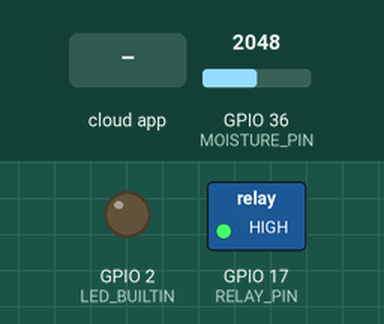
The program below on a simulated ESP32. On the bench: switched loads named in the program (green lamp = pin HIGH), output pins drawn as LEDs (lit = HIGH). The test bench sets the inputs (shaded band); at power-on: GPIO 36 (MOISTURE_PIN) = 2048. WiFi joins after 1.5 s; servers stay silent unless stated; the local clock reads 2024-03-15 10:24:30 at power-on unless the program sets it; the Firebase database answers and starts empty; web services answer with replies made up by the test bench; what the program prints to the serial monitor is not drawn.

Above: at 3.0 s.
3.1 s: GPIO 36 (MOISTURE_PIN) set to 545
7.8 s: GPIO 36 (MOISTURE_PIN) set to 480
At 9.6 s:
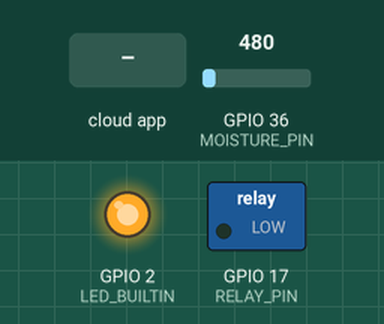
10.2 s: the phone or cloud app sets autoOnOff to 0
13.1 s: the phone or cloud app sets isOn to 0
At 15.8 s:
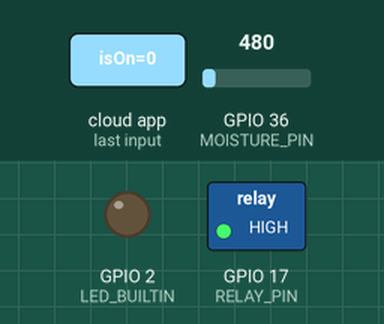
16.1 s: the phone or cloud app sets isOn to 1
At 18.4 s:
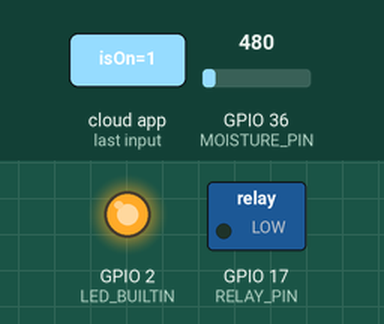
Timing chart, 0 to 19.9 s (numbered marks = the images above; inputs shaded):
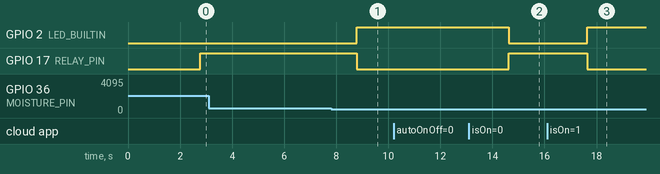

The program:

main.cpp
```cpp
#include <Arduino.h>
#if defined(ESP32)
#include <WiFi.h>
#elif defined(ESP8266)
#include <ESP8266WiFi.h>
#endif
#include <Firebase_ESP_Client.h>
#include <HTTPClient.h>

#include "addons/TokenHelper.h"
#include "addons/RTDBHelper.h"

#define WIFI_SSID "Rabin"
#define WIFI_PASSWORD "12345678"

#define API_KEY "AIzaSyCITbn7Mh9QPGlKQEE16SSBHP8ad9bzOAQ"

#define DATABASE_URL "https://soil-d5d51-default-rtdb.firebaseio.com"

FirebaseData fbdo;
FirebaseData motorfbdo;

FirebaseAuth auth;
FirebaseConfig config;

unsigned long sendDataPrevMillis = 0;
int count = 0;
bool signupOK = false;
bool isMotorOn = false;
bool autoMotorOnOff = false;
int soilMoistureValue = 0;

#define RELAY_PIN 17    // GPIO17
#define MOISTURE_PIN 36 // GPIO04 (ADC0)
#define thresholdValue 500

void setMotor(bool isOn)
{
  isMotorOn = isOn;
  if (Firebase.ready() && signupOK)
  {
    if (Firebase.RTDB.setBool(&fbdo, "motor/isOn", isOn))
    {
      Serial.println("PASSED");
      Serial.println("PATH: " + fbdo.dataPath());
      Serial.println("TYPE: " + fbdo.dataType());
    }
    else
    {
      Serial.println("FAILED");
      Serial.println("REASON: " + fbdo.errorReason());
    }
  }
}

void setAutoMotorOnOff(bool isOn)
{
  autoMotorOnOff = isOn;
  if (Firebase.ready() && signupOK)
  {
    if (Firebase.RTDB.setBool(&fbdo, "motor/autoOnOff", isOn))
    {
      Serial.println("PASSED");
      Serial.println("PATH: " + fbdo.dataPath());
      Serial.println("TYPE: " + fbdo.dataType());
    }
    else
    {
      Serial.println("FAILED");
      Serial.println("REASON: " + fbdo.errorReason());
    }
  }
}

void setCurrentMoistureValue(int value)
{
  soilMoistureValue = value;
  if (Firebase.ready() && signupOK)
  {
    if (Firebase.RTDB.setInt(&fbdo, "soilMoisture/currentValue", value))
    {
      Serial.println("PASSED");
      Serial.println("PATH: " + fbdo.dataPath());
      Serial.println("TYPE: " + fbdo.dataType());
    }
    else
    {
      Serial.println("FAILED");
      Serial.println("REASON: " + fbdo.errorReason());
    }
  }
}

String callAPI(const String &url)
{
  if (WiFi.status() == WL_CONNECTED)
  {
    HTTPClient http;
    http.begin(url);

    int httpResponseCode = http.GET();

    if (httpResponseCode > 0)
    {
      Serial.print("HTTP Response code: ");
      Serial.println(httpResponseCode);
      String payload = http.getString();
      Serial.println(payload);
      return payload;
    }
    else
    {
      Serial.print("Error code: ");
      Serial.println(httpResponseCode);
      return "Something went wrong";
    }

    http.end();
  }
  else
  {
    Serial.println("WiFi Disconnected");
    return "WiFi Disconnected";
  }
}

String getDate()
{
  return callAPI("http://worldtimeapi.org/api/timezone/Asia/Kathmandu");
}

void setMoistureDataWithDateAndTimeAsJson(int value)
{
  if (Firebase.ready() && signupOK)
  {
    FirebaseJson json;
    json.add("value", value);
    json.add("datetime", getDate());
    if (Firebase.RTDB.pushJSON(&fbdo, "soilMoisture/wholeData", &json))
    {
      Serial.println("PASSED");
      Serial.println("PATH: " + fbdo.dataPath());
      Serial.println("TYPE: " + fbdo.dataType());
    }
    else
    {
      Serial.println("FAILED");
      Serial.println("REASON: " + fbdo.errorReason());
    }
  }
}

void readData()
{
  if (Firebase.RTDB.getBool(&motorfbdo, "motor/autoOnOff"))
  {
    if (motorfbdo.boolData())
    {
      Serial.println(motorfbdo.boolData());
      autoMotorOnOff = motorfbdo.boolData();
    }
    else
    {
      autoMotorOnOff = false;
    }
  }

  if (Firebase.RTDB.getBool(&fbdo, "motor/isOn"))
  {
    if (fbdo.boolData())
    {
      Serial.println("true");
      isMotorOn = fbdo.boolData();
    }
    else
    {
      Serial.println("false");
      isMotorOn = false;
    }
  }
  else
  {
    isMotorOn = false;
    Serial.println("FAILED");
    Serial.println("REASON: " + fbdo.errorReason());
  }
  int value = analogRead(MOISTURE_PIN);
  long int moistureSensorValue = value;
  Serial.println("Moisture Sensor Value: " + String(moistureSensorValue));
  setCurrentMoistureValue(moistureSensorValue);
  setMoistureDataWithDateAndTimeAsJson(moistureSensorValue);
}

void connectToWiFi()
{
  Serial.begin(115200);
  WiFi.begin(WIFI_SSID, WIFI_PASSWORD);
  Serial.print("Connecting to Wi-Fi");
  while (WiFi.status() != WL_CONNECTED)
  {
    Serial.print(".");
    delay(300);
  }
  Serial.println();
  Serial.print("Connected with IP: ");
  Serial.println(WiFi.localIP());
  Serial.println();
}

void setupFirebase()
{
  config.api_key = API_KEY;
  config.database_url = DATABASE_URL;

  if (Firebase.signUp(&config, &auth, "", ""))
  {
    Serial.println("ok");
    signupOK = true;
  }
  else
  {
    Serial.printf("%s\n", config.signer.signupError.message.c_str());
  }

  config.token_status_callback = tokenStatusCallback;

  Firebase.begin(&config, &auth);
  Firebase.reconnectWiFi(true);
}
void autoLogic()
{
  if (autoMotorOnOff)
  {
    if (soilMoistureValue < thresholdValue)
    {
      Serial.println("Soil is dry");
      setMotor(true);
    }
    else
    {
      Serial.println("Soil is wet");
      setMotor(false);
    }
  }
  else
  {
    Serial.println("Auto mode is off");
  }
}

void setup()
{
  connectToWiFi();
  setupFirebase();
  pinMode(LED_BUILTIN, OUTPUT);
  setAutoMotorOnOff(true);
  setMotor(false);
  pinMode(RELAY_PIN, OUTPUT);
}

void loop()
{
  if (Firebase.ready())
  {
    if (signupOK)
    {
      if (millis() - sendDataPrevMillis > 1500 || sendDataPrevMillis == 0)
      {
        sendDataPrevMillis = millis();
        Serial.println("Time:" + millis());
        readData();
        autoLogic();

        if (isMotorOn)
        {
          digitalWrite(LED_BUILTIN, HIGH);
          digitalWrite(RELAY_PIN, LOW);
        }
        else
        {
          digitalWrite(LED_BUILTIN, LOW);
          digitalWrite(RELAY_PIN, HIGH);
        }
      }
    }
    else
    {
      Serial.println("not signed up yet");
    }
  }
  else
  {
    Serial.println("Firebase not ready");
  }
}
```

Measured:
- the behaviour switches between 500 and 499 on GPIO 36 (MOISTURE_PIN) (found by bisection; images 0 and 1)
- after the input at 3.1 s, every drawn part: stays the same
- after the input at 7.8 s, GPIO 2 (LED_BUILTIN): LOW → HIGH after 0.98 s; GPIO 17 (RELAY_PIN): HIGH → LOW after 0.98 s
- after the input at 10.2 s, every drawn part: stays the same
- after the input at 13.1 s, GPIO 2 (LED_BUILTIN): HIGH → LOW after 1.5 s; GPIO 17 (RELAY_PIN): LOW → HIGH after 1.5 s
- after the input at 16.1 s, GPIO 2 (LED_BUILTIN): LOW → HIGH after 1.5 s; GPIO 17 (RELAY_PIN): HIGH → LOW after 1.5 s
